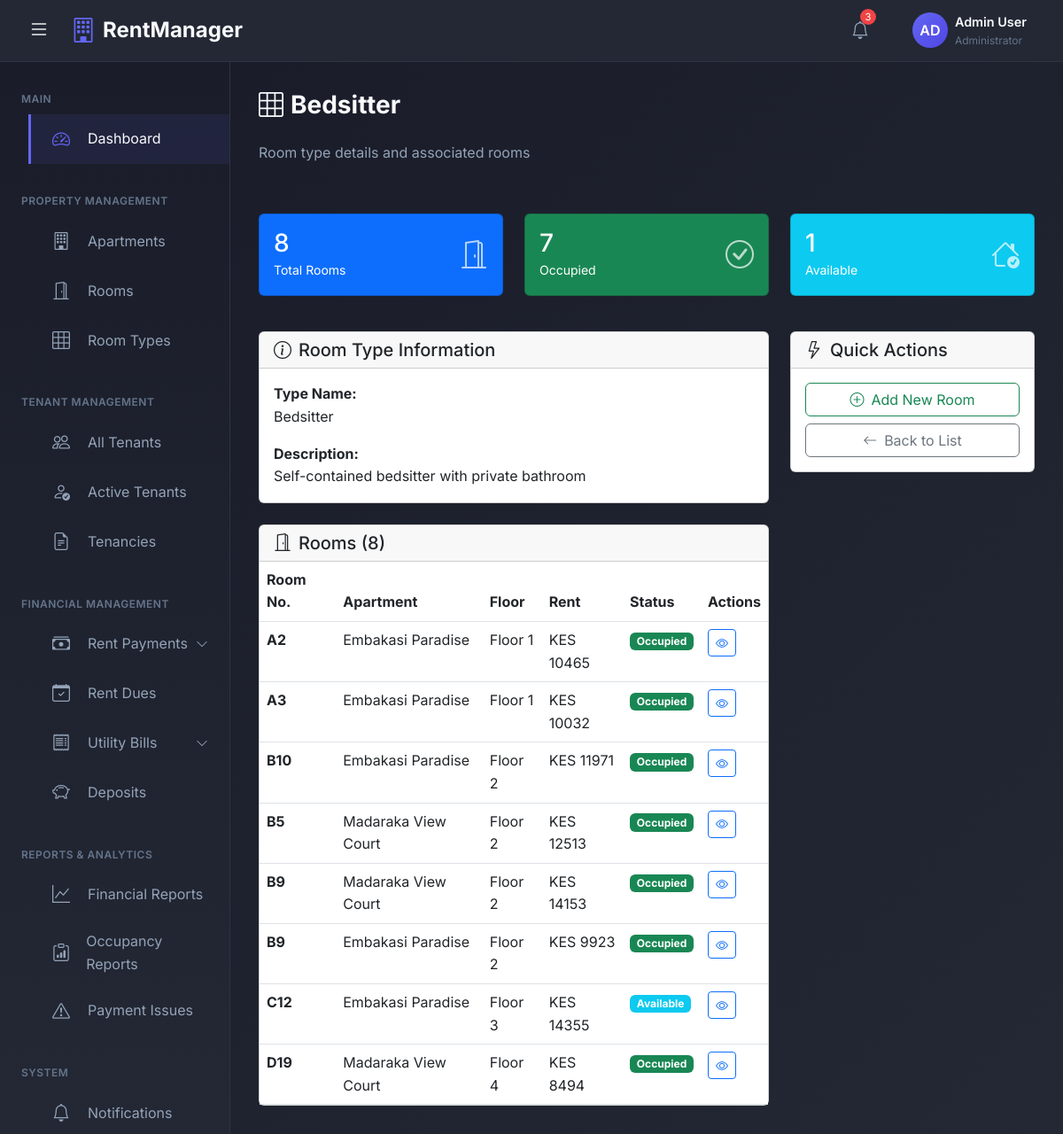
The page /room-types/1/ (signed in) on the database its author committed.
### rental_app/models.py (models this page shows, shortened)
class RoomType(models.Model):
    ROOM_CHOICES = (
        ('bedsitter', 'Bedsitter'),
        ('single_room', 'Single Room'),
        ('one_bedroom', 'One Bedroom'),
        ('two_bedroom', 'Two Bedroom'),
        ('three_bedroom', 'Three Bedroom'),
    )
    name = models.CharField(max_length=50, choices=ROOM_CHOICES)
    description = models.TextField(blank=True)

class Room(models.Model):
    ROOM_STATUS = (
        ('available', 'Available'),
        ('occupied', 'Occupied'),
        ('maintenance', 'Under Maintenance'),
    )
    apartment = models.ForeignKey(Apartment, on_delete=models.CASCADE, related_name='rooms')
    room_number = models.CharField(max_length=10)  # e.g., A1, B2, C3
    room_type = models.ForeignKey(RoomType, on_delete=models.PROTECT)
    floor_number = models.IntegerField(validators=[MinValueValidator(0)])
    has_balcony = models.BooleanField(default=False)
    has_shower = models.BooleanField(default=True)
    has_kitchen_unit = models.BooleanField(default=True)
    has_clothes_cabinet = models.BooleanField(default=True)
    monthly_rent = models.DecimalField(max_digits=10, decimal_places=2, validators=[MinValueValidator(0)])
    deposit_amount = models.DecimalField(max_digits=10, decimal_places=2, validators=[MinValueValidator(0)])
    status = models.CharField(max_length=20, choices=ROOM_STATUS, default='available')
    created_at = models.DateTimeField(auto_now_add=True)
    updated_at = models.DateTimeField(auto_now=True)
    class Meta:
        unique_together = ('apartment', 'room_number')
        ordering = ['floor_number', 'room_number']

class Apartment(models.Model):
    name = models.CharField(max_length=200)
    owner = models.ForeignKey(User, on_delete=models.CASCADE, related_name='apartments', limit_choices_to={'user_type': 'admin'})
    location = models.CharField(max_length=300)
    total_floors = models.IntegerField(validators=[MinValueValidator(1)])
    description = models.TextField(blank=True)
    water_rate_per_unit = models.DecimalField(max_digits=10, decimal_places=2, default=0.00)
    created_at = models.DateTimeField(auto_now_add=True)
    updated_at = models.DateTimeField(auto_now=True)

### rental_app/views.py (the view)
# urls.py: path('room-types/<int:pk>/', views.room_type_detail, name='room_type_detail'),
@login_required
def room_type_detail(request, pk):
    room_type = get_object_or_404(RoomType, pk=pk)
    rooms = Room.objects.filter(
        room_type=room_type,
        apartment__owner=request.user
    ).select_related('apartment')
    total_rooms = rooms.count()
    occupied_rooms = rooms.filter(status='occupied').count()
    available_rooms = rooms.filter(status='available').count()
    context = {
        'room_type': room_type,
        'rooms': rooms,
        'total_rooms': total_rooms,
        'occupied_rooms': occupied_rooms,
        'available_rooms': available_rooms,
    }
    return render(request, 'room_types/room_type_detail.html', context)

### templates/room_types/room_type_detail.html (shortened to what this page needs)
{% extends 'admin_base.html' %}
{% block content %}
<div class="page-header d-flex justify-content-between align-items-center mb-4">
    <div>
        <h1 class="page-title">
            <i class="bi bi-grid-3x3 me-2"></i>{{ room_type.get_name_display }}
        </h1>
        <p class="page-subtitle">Room type details and associated rooms</p>
    </div>
</div>
<div class="row mb-4">
    <div class="col-md-4 mb-3">
        <div class="card bg-primary text-white">
            <div class="card-body">
                <div class="d-flex justify-content-between align-items-center">
                    <div>
                        <h3 class="mb-0">{{ total_rooms }}</h3>
                        <small>Total Rooms</small>
                    </div>
                    <i class="bi bi-door-open" style="font-size: 2rem; opacity: 0.7;"></i>
                </div>
            </div>
        </div>
    </div>
    <div class="col-md-4 mb-3">
        <div class="card bg-success text-white">
            <div class="card-body">
                <div class="d-flex justify-content-between align-items-center">
                    <div>
                        <h3 class="mb-0">{{ occupied_rooms }}</h3>
                        <small>Occupied</small>
                    </div>
                    <i class="bi bi-check-circle" style="font-size: 2rem; opacity: 0.7;"></i>
                </div>
            </div>
        </div>
    </div>
    <div class="col-md-4 mb-3">
        <div class="card bg-info text-white">
            <div class="card-body">
                <div class="d-flex justify-content-between align-items-center">
                    <div>
                        <h3 class="mb-0">{{ available_rooms }}</h3>
                        <small>Available</small>
                    </div>
                    <i class="bi bi-house-check" style="font-size: 2rem; opacity: 0.7;"></i>
                </div>
            </div>
        </div>
    </div>
</div>
<div class="row">
    <div class="col-lg-8">
        <div class="card mb-4">
            <div class="card-header">
                <h5 class="mb-0"><i class="bi bi-info-circle me-2"></i>Room Type Information</h5>
            </div>
            <div class="card-body">
                <div class="mb-3">
                    <strong>Type Name:</strong>
                    <p class="mb-0">{{ room_type.get_name_display }}</p>
                </div>
                <div class="mb-0">
                    <strong>Description:</strong>
                    {% if room_type.description %}
                    <p class="mb-0">{{ room_type.description }}</p>
                    {% else %}
                    <p class="mb-0 text-muted fst-italic">No description provided</p>
                    {% endif %}
                </div>
            </div>
        </div>
        <div class="card">
            <div class="card-header">
                <h5 class="mb-0"><i class="bi bi-door-open me-2"></i>Rooms ({{ total_rooms }})</h5>
            </div>
            <div class="card-body p-0">
                {% if rooms %}
                <div class="table-responsive">
                    <table class="table table-hover mb-0">
                        <thead>
                            <tr>
                                <th>Room No.</th>
                                <th>Apartment</th>
                                <th>Floor</th>
                                <th>Rent</th>
                                <th>Status</th>
                                <th>Actions</th>
                            </tr>
                        </thead>
                        <tbody>
                            {% for room in rooms %}
                            <tr>
                                <td><strong>{{ room.room_number }}</strong></td>
                                <td>{{ room.apartment.name }}</td>
                                <td>Floor {{ room.floor_number }}</td>
                                <td>KES {{ room.monthly_rent|floatformat:0 }}</td>
                                <td>
                                    {% if room.status == 'occupied' %}
                                    <span class="badge bg-success">Occupied</span>
                                    {% elif room.status == 'available' %}
                                    <span class="badge bg-info">Available</span>
                                    {% else %}
                                    <span class="badge bg-warning">Maintenance</span>
                                    {% endif %}
                                </td>
                                <td>
                                    <a href="{% url 'room_detail' room.pk %}" class="btn btn-sm btn-outline-primary">
                                        <i class="bi bi-eye"></i>
                                    </a>
                                </td>
                            </tr>
                            {% endfor %}
                        </tbody>
                    </table>
                </div>
                {% else %}
                <div class="text-center py-4">
                    <p class="text-muted">No rooms of this type found</p>
                </div>
                {% endif %}
            </div>
        </div>
    </div>
    <div class="col-lg-4">
        <div class="card">
            <div class="card-header">
                <h5 class="mb-0"><i class="bi bi-lightning me-2"></i>Quick Actions</h5>
            </div>
            <div class="card-body">
                <div class="d-grid gap-2">
                    <a href="{% url 'room_create' %}?room_type={{ room_type.pk }}" class="btn btn-outline-success">
                        <i class="bi bi-plus-circle me-2"></i>Add New Room
                    </a>
                    <a href="{% url 'room_type_list' %}" class="btn btn-outline-secondary">
                        <i class="bi bi-arrow-left me-2"></i>Back to List
                    </a>
                </div>
            </div>
        </div>
    </div>
</div>
{% endblock %}

### templates/admin_base.html (style rules this page uses)
:root { --sidebar-width: 260px; --header-height: 70px; --primary-color: #1a1d29; --secondary-color: #232834; --accent-color: #6366f1; --accent-hover: #4f46e5; --text-primary: #f8fafc; --text-secondary: #94a3b8; --text-muted: #64748b; --border-color: #2d3343; --card-bg: #232834; --success-color: #10b981; --warning-color: #f59e0b; --danger-color: #ef4444; --bg-gradient: linear-gradient(135deg, #1a1d29 0%, #232834 100%); --sidebar-gradient: linear-gradient(180deg, #1a1d29 0%, #232834 100%); }
* { margin: 0; padding: 0; box-sizing: border-box; }
body { font-family: 'Inter', -apple-system, BlinkMacSystemFont, 'Segoe UI', Roboto, sans-serif; background-color: var(--primary-color); color: var(--text-primary); overflow-x: hidden; line-height: 1.6; font-weight: 400; }
.page-title { font-size: 1.75rem; font-weight: 700; color: var(--text-primary); margin-bottom: 1.5rem; }
.page-subtitle { font-size: 1rem; color: var(--text-secondary); margin-bottom: 2rem; }
.main-content > * { animation: fadeIn 0.5s ease-out; }

### rows shown on the page
RoomType: name "Bedsitter", description "Self-contained bedsitter with private bathroom"
Room: room_number "A2", apartment.name "Embakasi Paradise", floor_number "1", monthly_rent "10465", status "Occupied"
Room: room_number "A3", apartment.name "Embakasi Paradise", floor_number "1", monthly_rent "10032", status "Occupied"
Room: room_number "B10", apartment.name "Embakasi Paradise", floor_number "2", monthly_rent "11971", status "Occupied"
Room: room_number "B5", apartment.name "Madaraka View Court", floor_number "2", monthly_rent "12513", status "Occupied"
Room: room_number "B9", apartment.name "Madaraka View Court", floor_number "2", monthly_rent "14153", status "Occupied"
Room: room_number "B9", apartment.name "Embakasi Paradise", floor_number "2", monthly_rent "9923", status "Occupied"
Room: room_number "C12", apartment.name "Embakasi Paradise", floor_number "3", monthly_rent "14355", status "Available"
Room: room_number "D19", apartment.name "Madaraka View Court", floor_number "4", monthly_rent "8494", status "Occupied"

### other values the page prints
{{ total_rooms }} "8"
{{ occupied_rooms }} "7"
{{ available_rooms }} "1"
